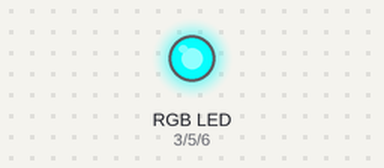
This sketch was run on a simulated Arduino Uno, built with avr-gcc and run on an emulated ATmega328P. On the bench: an RGB LED mixed from three pins (HIGH = lit). Dim RGB values are drawn brighter than linear.

Above: at 0.15 s.
At 5.25 s:
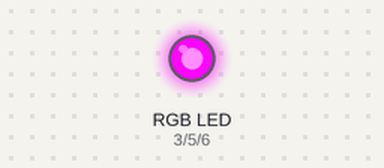
At 10.06 s:
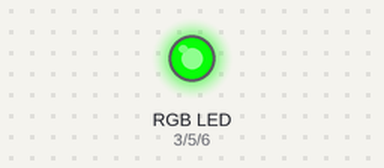
At 19.97 s:
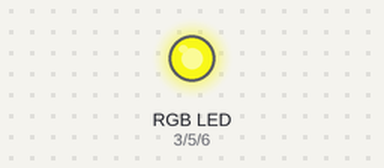
At 29.28 s:
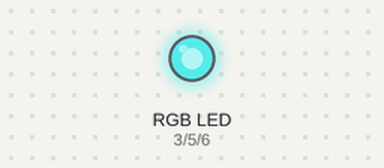
At 39.79 s:
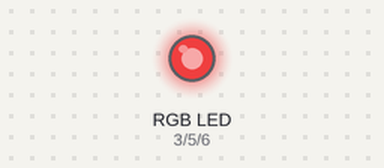
Timing chart, 0 to 40.0 s (numbered marks = the images above):
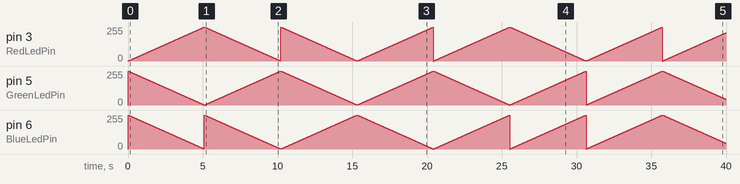

The sketch:

using_PWM_with_rgb_led.ino
```cpp
#define RedLedPin 3
#define GreenLedPin 5
#define BlueLedPin  6

void setup(){
  pinMode(RedLedPin,OUTPUT);
  pinMode(GreenLedPin,OUTPUT);
  pinMode(BlueLedPin,OUTPUT);

}
void loop(){

  //only red
  for(int i = 0; i < 255;i++)
  {
    analogWrite(RedLedPin,i);
    analogWrite(GreenLedPin,255-i);
    analogWrite(BlueLedPin,255-i);
    delay(20);
  }


  //only green
  for(int i = 0; i < 255;i++)
  {
    analogWrite(RedLedPin,255-i);
    analogWrite(GreenLedPin,i);
    analogWrite(BlueLedPin,255-i);
    delay(20);
  }

  //only blue
  for(int i = 0; i < 255;i++)
  {
    analogWrite(RedLedPin,255-i);
    analogWrite(GreenLedPin,255-i);
    analogWrite(BlueLedPin,i);
    delay(20);
  }

  //red with green
  for(int i = 0; i < 255;i++)
  {
    analogWrite(RedLedPin,i);
    analogWrite(GreenLedPin,i);
    analogWrite(BlueLedPin,255-i);
    delay(20);
  }

  //red with blue
  for(int i = 0; i < 255;i++)
  {
    analogWrite(RedLedPin,i);
    analogWrite(GreenLedPin,255-i);
    analogWrite(BlueLedPin,i);
    delay(20);
  }

  //green with blue
  for(int i = 0; i < 255;i++)
  {
    analogWrite(RedLedPin,255-i);
    analogWrite(GreenLedPin,i);
    analogWrite(BlueLedPin,i);
    delay(20);
  }

  //all together
  for(int i = 0; i < 255;i++)
  {
    analogWrite(RedLedPin,i);
    analogWrite(GreenLedPin,i);
    analogWrite(BlueLedPin,i);
    delay(20);
  }
}
```
